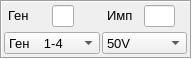
     <widget class="QFrame" name="frame_4">
      <property name="geometry">
       <rect>
        <x>5</x>
        <y>478</y>
        <width>192</width>
        <height>59</height>
       </rect>
      </property>
      <property name="frameShape">
       <enum>QFrame::Box</enum>
      </property>
      <property name="frameShadow">
       <enum>QFrame::Sunken</enum>
      </property>
      <widget class="ComboBoxSel" name="comboBox_npow">
       <property name="geometry">
        <rect>
         <x>4</x>
         <y>32</y>
         <width>96</width>
         <height>22</height>
        </rect>
       </property>
       <property name="font">
        <font>
         <pointsize>10</pointsize>
        </font>
       </property>
       <item>
        <property name="text">
         <string>Ген    1-4</string>
        </property>
       </item>
       <item>
        <property name="text">
         <string>Ген    5-8</string>
        </property>
       </item>
      </widget>
      <widget class="QLabel" name="label_ngen">
       <property name="geometry">
        <rect>
         <x>8</x>
         <y>5</y>
         <width>31</width>
         <height>21</height>
        </rect>
       </property>
       <property name="font">
        <font>
         <pointsize>10</pointsize>
        </font>
       </property>
       <property name="text">
        <string>Ген</string>
       </property>
      </widget>
      <widget class="ParamLineEditSel" name="ed_len_imp">
       <property name="geometry">
        <rect>
         <x>144</x>
         <y>5</y>
         <width>31</width>
         <height>22</height>
        </rect>
       </property>
       <property name="font">
        <font>
         <pointsize>10</pointsize>
        </font>
       </property>
       <property name="alignment">
        <set>Qt::AlignCenter</set>
       </property>
      </widget>
      <widget class="QLabel" name="label_leni">
       <property name="geometry">
        <rect>
         <x>107</x>
         <y>5</y>
         <width>31</width>
         <height>21</height>
        </rect>
       </property>
       <property name="font">
        <font>
         <pointsize>10</pointsize>
        </font>
       </property>
       <property name="text">
        <string>Имп</string>
       </property>
      </widget>
      <widget class="ParamLineEditSel" name="ed_ngen">
       <property name="geometry">
        <rect>
         <x>52</x>
         <y>5</y>
         <width>22</width>
         <height>22</height>
        </rect>
       </property>
       <property name="font">
        <font>
         <pointsize>10</pointsize>
        </font>
       </property>
       <property name="alignment">
        <set>Qt::AlignCenter</set>
       </property>
      </widget>
      <widget class="ComboBoxSel" name="comboBox_val_pow">
       <property name="geometry">
        <rect>
         <x>102</x>
         <y>32</y>
         <width>85</width>
         <height>22</height>
        </rect>
       </property>
       <property name="font">
        <font>
         <pointsize>10</pointsize>
        </font>
       </property>
       <property name="currentText">
        <string>50V</string>
       </property>
       <item>
        <property name="text">
         <string>50V</string>
        </property>
       </item>
       <item>
        <property name="text">
         <string>100 V</string>
        </property>
       </item>
       <item>
        <property name="text">
         <string>150 V</string>
        </property>
       </item>
       <item>
        <property name="text">
         <string>200 V</string>
        </property>
       </item>
      </widget>
     </widget>
